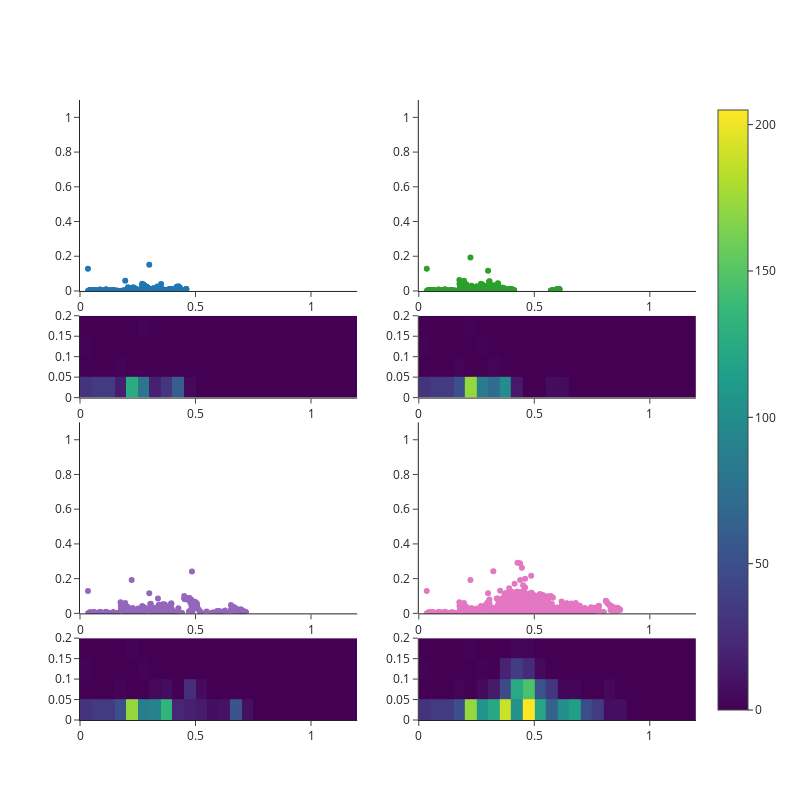

Notebook code for this chart:
### Code cell
x_end=1.2
y_end=.2
size=0.05
y_size=0.05


fig = make_subplots(
    rows=4, cols=2,
    column_widths=[0.5, 0.5],
    row_heights=[0.35,0.15,0.35,0.15],
    vertical_spacing=0.04,
    horizontal_spacing=0.1,
    specs=[[ {"type": "scatter"},{"type": "scatter"}],[ {"type": "Histogram2d"},{"type": "Histogram2d"}],[ {"type": "scatter"},{"type": "scatter"}],[ {"type": "Histogram2d"},{"type": "Histogram2d"}]])

fig.add_trace(
    go.Scatter(
    x=x_1,
    y=y_1,
    mode='markers',
    ),
    row=1,col=1,
)

fig.update_xaxes(
    range=[0,1.2],  # sets the range of xaxis
)

fig.add_trace(
    go.Histogram2d(
    x=x_1,
    y=y_1,
    autobinx=False,
    xbins=dict(start=0, end=x_end, size=size),
    autobiny=False,
    ybins=dict(start=0, end=y_end, size=y_size),
    coloraxis = "coloraxis",
    ),
    row=2, col=1,
)

fig.add_trace(
    go.Scatter(
    x=x_2,
    y=y_2,
    mode='markers',
    ),
    row=1,col=2,
)

fig.add_trace(
    go.Histogram2d(
    x=x_2,
    y=y_2,
    autobinx=False,
    xbins=dict(start=0, end=x_end, size=size),
    autobiny=False,
    ybins=dict(start=0, end=y_end, size=y_size),
    coloraxis = "coloraxis",
    ),
    row=2, col=2,
)

fig.add_trace(
    go.Scatter(
    x=x_3,
    y=y_3,
    mode='markers',
    ),
    row=3,col=1,
)

fig.add_trace(
    go.Histogram2d(
    x=x_3,
    y=y_3,
    autobinx=False,
    xbins=dict(start=0, end=x_end, size=size),
    autobiny=False,
    ybins=dict(start=0, end=y_end, size=y_size),
    coloraxis = "coloraxis",
    ),
    row=4, col=1,
)

fig.add_trace(
    go.Scatter(
    x=x,
    y=y,
    mode='markers',
    ),
    row=3,col=2,
)

fig.add_trace(
    go.Histogram2d(
    x=x,
    y=y,
    autobinx=False,
    xbins=dict(start=0, end=x_end, size=size),
    autobiny=False,
    ybins=dict(start=0, end=y_end, size=y_size),
    coloraxis = "coloraxis",
    ),
    row=4, col=2,
)

fig.update_layout(
    height=800,
    width=800,
    showlegend=False,
    template='simple_white'
)

y_range=1.1
fig['layout']['yaxis'].update(range=[0,y_range])
fig['layout']['yaxis2'].update(range=[0,y_range])
fig['layout']['yaxis5'].update(range=[0,y_range])
fig['layout']['yaxis6'].update(range=[0,y_range])

fig.show()

#pio.write_image(fig, 'E:/Topological_Analysis_of_Time_Series/pictures/pdf_graph_raw/Result_rapid.pdf',scale=1,height=800,width=800)

### Figure 1 — Plotly figure (JSON) as saved in the notebook; plotly's stock layout.template omitted (floating-point values rounded to 4 significant figures; data arrays with more than 128 entries replaced by an {"elided": "..."} marker saying what was removed)
{"data": [{"mode": "markers", "type": "scatter", "x": {"elided": "444 float values"}, "xaxis": "x", "y": {"elided": "444 float values"}, "yaxis": "y"}, {"autobinx": false, "autobiny": false, "coloraxis": "coloraxis", "type": "histogram2d", "x": {"elided": "444 float values"}, "xaxis": "x3", "xbins": {"end": 1.2, "size": 0.05, "start": 0}, "y": {"elided": "444 float values"}, "yaxis": "y3", "ybins": {"end": 0.2, "size": 0.05, "start": 0}}, {"mode": "markers", "type": "scatter", "x": {"elided": "615 float values"}, "xaxis": "x2", "y": {"elided": "615 float values"}, "yaxis": "y2"}, {"autobinx": false, "autobiny": false, "coloraxis": "coloraxis", "type": "histogram2d", "x": {"elided": "615 float values"}, "xaxis": "x4", "xbins": {"end": 1.2, "size": 0.05, "start": 0}, "y": {"elided": "615 float values"}, "yaxis": "y4", "ybins": {"end": 0.2, "size": 0.05, "start": 0}}, {"mode": "markers", "type": "scatter", "x": {"elided": "822 float values"}, "xaxis": "x5", "y": {"elided": "822 float values"}, "yaxis": "y5"}, {"autobinx": false, "autobiny": false, "coloraxis": "coloraxis", "type": "histogram2d", "x": {"elided": "822 float values"}, "xaxis": "x7", "xbins": {"end": 1.2, "size": 0.05, "start": 0}, "y": {"elided": "822 float values"}, "yaxis": "y7", "ybins": {"end": 0.2, "size": 0.05, "start": 0}}, {"mode": "markers", "type": "scatter", "x": {"elided": "2082 float values"}, "xaxis": "x6", "y": {"elided": "2082 float values"}, "yaxis": "y6"}, {"autobinx": false, "autobiny": false, "coloraxis": "coloraxis", "type": "histogram2d", "x": {"elided": "2082 float values"}, "xaxis": "x8", "xbins": {"end": 1.2, "size": 0.05, "start": 0}, "y": {"elided": "2082 float values"}, "yaxis": "y8", "ybins": {"end": 0.2, "size": 0.05, "start": 0}}], "layout": {"height": 800, "showlegend": false, "width": 800, "xaxis": {"anchor": "y", "domain": [0, 0.45], "range": [0, 1.2]}, "xaxis2": {"anchor": "y2", "domain": [0.55, 1], "range": [0, 1.2]}, "xaxis3": {"anchor": "y3", "domain": [0, 0.45], "range": [0, 1.2]}, "xaxis4": {"anchor": "y4", "domain": [0.55, 1], "range": [0, 1.2]}, "xaxis5": {"anchor": "y5", "domain": [0, 0.45], "range": [0, 1.2]}, "xaxis6": {"anchor": "y6", "domain": [0.55, 1], "range": [0, 1.2]}, "xaxis7": {"anchor": "y7", "domain": [0, 0.45], "range": [0, 1.2]}, "xaxis8": {"anchor": "y8", "domain": [0.55, 1], "range": [0, 1.2]}, "yaxis": {"anchor": "x", "domain": [0.692, 1], "range": [0, 1.1]}, "yaxis2": {"anchor": "x2", "domain": [0.692, 1], "range": [0, 1.1]}, "yaxis3": {"anchor": "x3", "domain": [0.52, 0.652]}, "yaxis4": {"anchor": "x4", "domain": [0.52, 0.652]}, "yaxis5": {"anchor": "x5", "domain": [0.172, 0.48], "range": [0, 1.1]}, "yaxis6": {"anchor": "x6", "domain": [0.172, 0.48], "range": [0, 1.1]}, "yaxis7": {"anchor": "x7", "domain": [0, 0.132]}, "yaxis8": {"anchor": "x8", "domain": [0, 0.132]}}}
